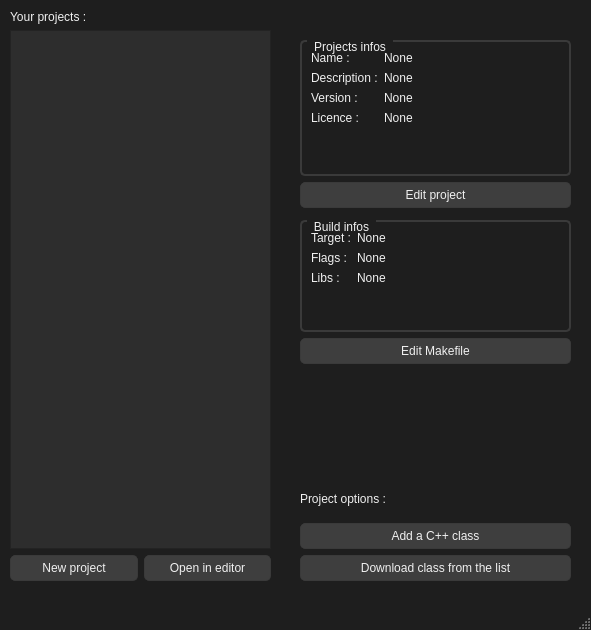
<?xml version="1.0" encoding="UTF-8"?>
<ui version="4.0">
 <class>MainWindow</class>
 <widget class="QMainWindow" name="MainWindow">
  <property name="geometry">
   <rect>
    <x>0</x>
    <y>0</y>
    <width>591</width>
    <height>630</height>
   </rect>
  </property>
  <property name="windowTitle">
   <string>MKPJ - Qt edition</string>
  </property>
  <property name="windowIcon">
   <iconset resource="ressources.qrc">
    <normaloff>:/logos/mkpj-logo-square.png</normaloff>:/logos/mkpj-logo-square.png</iconset>
  </property>
  <property name="styleSheet">
   <string notr="true">QMainWindow {
    background-color: #1e1e1e;
}

QLabel {
    color: #f0f0f0;
}

QGroupBox {
    border: 2px solid #3a3a3a;
    border-radius: 5px;
    margin-top: 1em;
}

QGroupBox::title {
    color: #f0f0f0;
    subcontrol-origin: margin;
    left: 7px;
    padding: 0 5px 0 5px;
}

QPushButton {
    background-color: #3e3e3e;
    border: 1px solid #3a3a3a;
    border-radius: 5px;
    color: #f0f0f0;
    padding: 5px;
}

QPushButton:hover {
    background-color: #4d4d4d;
}

QPushButton:pressed {
    background-color: #2a2a2a;
}

QListView {
    background-color: #2D2D2D;
}

QListView {
    background-color: #2d2d2d;
    color: #ffffff;
}

QListView::item:selected {
    background-color: #6E88A6;
	color: black;
}


QListView::item:hover {
    background-color: #505050;
}

QListView::item:selected {
    background-color: #8FAADC;
}

QStatusBar {
    color: white;
}

QMainWindow::title {
    background-color: black;
}</string>
  </property>
  <widget class="QWidget" name="centralwidget">
   <widget class="QWidget" name="verticalLayoutWidget">
    <property name="geometry">
     <rect>
      <x>10</x>
      <y>10</y>
      <width>261</width>
      <height>571</height>
     </rect>
    </property>
    <layout class="QVBoxLayout" name="verticalLayout">
     <item>
      <widget class="QLabel" name="projectsLabel">
       <property name="text">
        <string>Your projects :</string>
       </property>
      </widget>
     </item>
     <item>
      <widget class="QListView" name="projectListView"/>
     </item>
     <item>
      <layout class="QHBoxLayout" name="horizontalLayout">
       <property name="topMargin">
        <number>0</number>
       </property>
       <item>
        <widget class="QPushButton" name="newButton">
         <property name="text">
          <string>New project</string>
         </property>
        </widget>
       </item>
       <item>
        <widget class="QPushButton" name="openInEditorButton">
         <property name="text">
          <string>Open in editor</string>
         </property>
        </widget>
       </item>
      </layout>
     </item>
    </layout>
   </widget>
   <widget class="QWidget" name="verticalLayoutWidget_2">
    <property name="geometry">
     <rect>
      <x>300</x>
      <y>480</y>
      <width>271</width>
      <height>101</height>
     </rect>
    </property>
    <layout class="QVBoxLayout" name="verticalLayout_2">
     <item>
      <widget class="QLabel" name="projectOptionsLabel">
       <property name="text">
        <string>Project options :</string>
       </property>
      </widget>
     </item>
     <item>
      <widget class="QPushButton" name="addClassButton">
       <property name="text">
        <string>Add a C++ class</string>
       </property>
      </widget>
     </item>
     <item>
      <widget class="QPushButton" name="downloadButton">
       <property name="text">
        <string>Download class from the list</string>
       </property>
      </widget>
     </item>
    </layout>
   </widget>
   <widget class="QWidget" name="verticalLayoutWidget_3">
    <property name="geometry">
     <rect>
      <x>300</x>
      <y>220</y>
      <width>271</width>
      <height>144</height>
     </rect>
    </property>
    <layout class="QVBoxLayout" name="verticalLayout_3">
     <item>
      <widget class="QGroupBox" name="buildInofsGroup">
       <property name="title">
        <string>Build infos</string>
       </property>
       <layout class="QFormLayout" name="formLayout_2">
        <item row="0" column="0">
         <widget class="QLabel" name="targetLabel">
          <property name="text">
           <string>Target :</string>
          </property>
         </widget>
        </item>
        <item row="0" column="1">
         <widget class="QLabel" name="targetLabelFill">
          <property name="text">
           <string>None</string>
          </property>
         </widget>
        </item>
        <item row="1" column="0">
         <widget class="QLabel" name="flagsLabel">
          <property name="text">
           <string>Flags :</string>
          </property>
         </widget>
        </item>
        <item row="1" column="1">
         <widget class="QLabel" name="flagsLabelFill">
          <property name="text">
           <string>None</string>
          </property>
         </widget>
        </item>
        <item row="2" column="0">
         <widget class="QLabel" name="libsLabel">
          <property name="text">
           <string>Libs :</string>
          </property>
         </widget>
        </item>
        <item row="2" column="1">
         <widget class="QLabel" name="libsLabelFill">
          <property name="text">
           <string>None</string>
          </property>
         </widget>
        </item>
       </layout>
      </widget>
     </item>
     <item>
      <widget class="QPushButton" name="editMakefileButton">
       <property name="text">
        <string>Edit Makefile</string>
       </property>
      </widget>
     </item>
    </layout>
   </widget>
   <widget class="QWidget" name="verticalLayoutWidget_4">
    <property name="geometry">
     <rect>
      <x>300</x>
      <y>40</y>
      <width>271</width>
      <height>168</height>
     </rect>
    </property>
    <layout class="QVBoxLayout" name="verticalLayout_4">
     <item>
      <widget class="QGroupBox" name="projectInfosBox">
       <property name="title">
        <string>Projects infos</string>
       </property>
       <layout class="QFormLayout" name="formLayout_3">
        <item row="0" column="0">
         <widget class="QLabel" name="label_2">
          <property name="text">
           <string>Name :</string>
          </property>
         </widget>
        </item>
        <item row="0" column="1">
         <widget class="QLabel" name="nameLabelFill">
          <property name="text">
           <string>None</string>
          </property>
         </widget>
        </item>
        <item row="1" column="0">
         <widget class="QLabel" name="descLabel">
          <property name="text">
           <string>Description :</string>
          </property>
         </widget>
        </item>
        <item row="1" column="1">
         <widget class="QLabel" name="descLabelFill">
          <property name="text">
           <string>None</string>
          </property>
         </widget>
        </item>
        <item row="2" column="0">
         <widget class="QLabel" name="label_6">
          <property name="text">
           <string>Version :</string>
          </property>
         </widget>
        </item>
        <item row="2" column="1">
         <widget class="QLabel" name="versionLabelFill">
          <property name="text">
           <string>None</string>
          </property>
         </widget>
        </item>
        <item row="3" column="0">
         <widget class="QLabel" name="licenceLabel">
          <property name="text">
           <string>Licence :</string>
          </property>
         </widget>
        </item>
        <item row="3" column="1">
         <widget class="QLabel" name="licenceLabelFill">
          <property name="text">
           <string>None</string>
          </property>
         </widget>
        </item>
       </layout>
      </widget>
     </item>
     <item>
      <widget class="QPushButton" name="editProjectButton">
       <property name="text">
        <string>Edit project</string>
       </property>
      </widget>
     </item>
    </layout>
   </widget>
  </widget>
  <widget class="QMenuBar" name="menubar">
   <property name="geometry">
    <rect>
     <x>0</x>
     <y>0</y>
     <width>591</width>
     <height>21</height>
    </rect>
   </property>
  </widget>
  <widget class="QStatusBar" name="statusbar"/>
 </widget>
 <resources>
  <include location="ressources.qrc"/>
 </resources>
 <connections/>
</ui>
